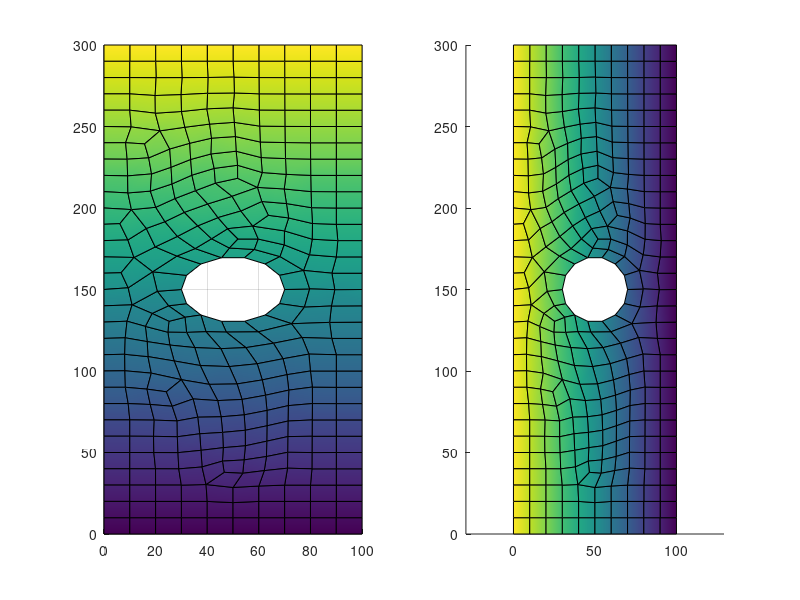

This figure's MATLAB source:
clc;
clear;
E=200e9;
NU=0.3;
thk=5e-3;
f=10e6; %Load
R=20e-3;
%Plate size
Lx=1;
Ly=3;
%Node coodinates
node= load('node_fine.txt');
%Element connectivity
etable= load('entable_fine.txt');
%Element_dof connectivity
etable_dof=[2*etable(:,1)-1, 2*etable(:,1), 2*etable(:,2)-1, 2*etable(:,2),2*etable(:,3)-1, 2*etable(:,3), 2*etable(:,4)-1, 2*etable(:,4)];
D=E/(1-NU^2)*[1 NU 0;NU 1 0;0 0 (1-NU)/2];
gp=[-1/sqrt(3), 1/sqrt(3)];
wt=[1,1];
EN=size(etable,1); %Number of elements
NEN=size(node,1); %Number of nodes
DEN=NEN*2; %Number of Dof
K=zeros(DEN);
F=zeros(DEN,1);
for i=1:EN
    %element stiffness matrix calculation
ek=zeros(8);
x=node(etable(i,:),1);
y=node(etable(i,:),2);
for j=1:2
    for k=1:2
    ksi=gp(k);
    eta=gp(j);
    dndksi=[-(1-eta)/4, (1-eta)/4, (1+eta)/4, -(1+eta)/4];
    dndeta=[-(1-ksi)/4, -(1+ksi)/4, (1+ksi)/4, (1-ksi)/4];
    dxdksi=dndksi*x;
    dxdeta=dndeta*x;
    dydksi=dndksi*y;
    dydeta=dndeta*y;
    jacob=dxdksi*dydeta-dydksi*dxdeta;
    dn1dx=1/jacob*(dydeta*dndksi(1)-dydksi*dndeta(1));
    dn2dx=1/jacob*(dydeta*dndksi(2)-dydksi*dndeta(2));
    dn3dx=1/jacob*(dydeta*dndksi(3)-dydksi*dndeta(3));
    dn4dx=1/jacob*(dydeta*dndksi(4)-dydksi*dndeta(4));
    dn1dy=1/jacob*(-dxdeta*dndksi(1)+dxdksi*dndeta(1));
    dn2dy=1/jacob*(-dxdeta*dndksi(2)+dxdksi*dndeta(2));
    dn3dy=1/jacob*(-dxdeta*dndksi(3)+dxdksi*dndeta(3));
    dn4dy=1/jacob*(-dxdeta*dndksi(4)+dxdksi*dndeta(4));
    B=[dn1dx 0 dn2dx 0 dn3dx 0 dn4dx 0;
        0 dn1dy 0 dn2dy 0 dn3dy 0 dn4dy;
        dn1dy dn1dx dn2dy dn2dx dn3dy dn3dx dn4dy dn4dx];
       ek=ek+B'*D*B*jacob*thk*wt(j)*wt(k);   
    end 
end
%assemble
edof=etable_dof(i,:);
K(edof,edof)=K(edof,edof)+ek;
end

%Load vector
top=find(node(:,2)==Ly*100); %find y at LY
bottom=find(node(:,2)==0); %find y at 0
num_find=size(top,1);
F(top)=thk*f*Lx/num_find;
F(top(1))=thk*f*Lx/num_find/2;
F(top(end))=thk*f*Lx/num_find/2;
F(bottom)=-thk*f*Lx/num_find;
F(bottom(1))=-thk*f*Lx/num_find/2;
F(bottom(end))=-thk*f*Lx/num_find/2;
%Apply boundary condition
d=K\F;
for i=1:NEN
    u(i)=d(2*i-1)/1e12;
    v(i)=d(2*i)/1e12;
end
u=u';
v=v';
%plot
EN_etable=size(etable);
for i = 1:EN_etable
    x = node(etable(i,:),1);
    y = node(etable(i,:),2);
    subplot(121);
    patch(x,y,u(etable(i,:)));
    %patch(x,y,sqrt(u(etable(i,:)).^2+v(etable(i,:)).^2));
    grid on
    x = node(etable(i,:),1);
    y = node(etable(i,:),2);
    grid on
    subplot(122)
    patch(x,y,v(etable(i,:)));
end
axis equal